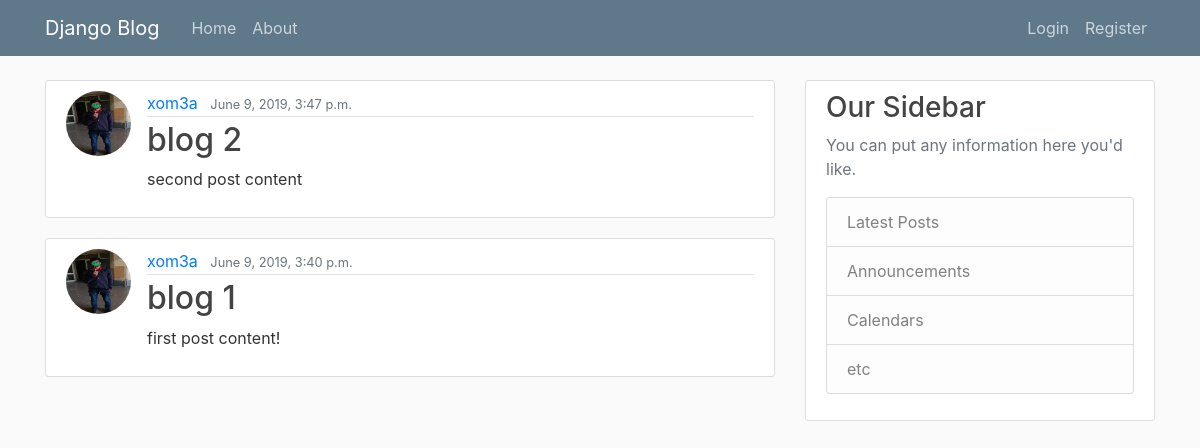
Before: / with the older database file.
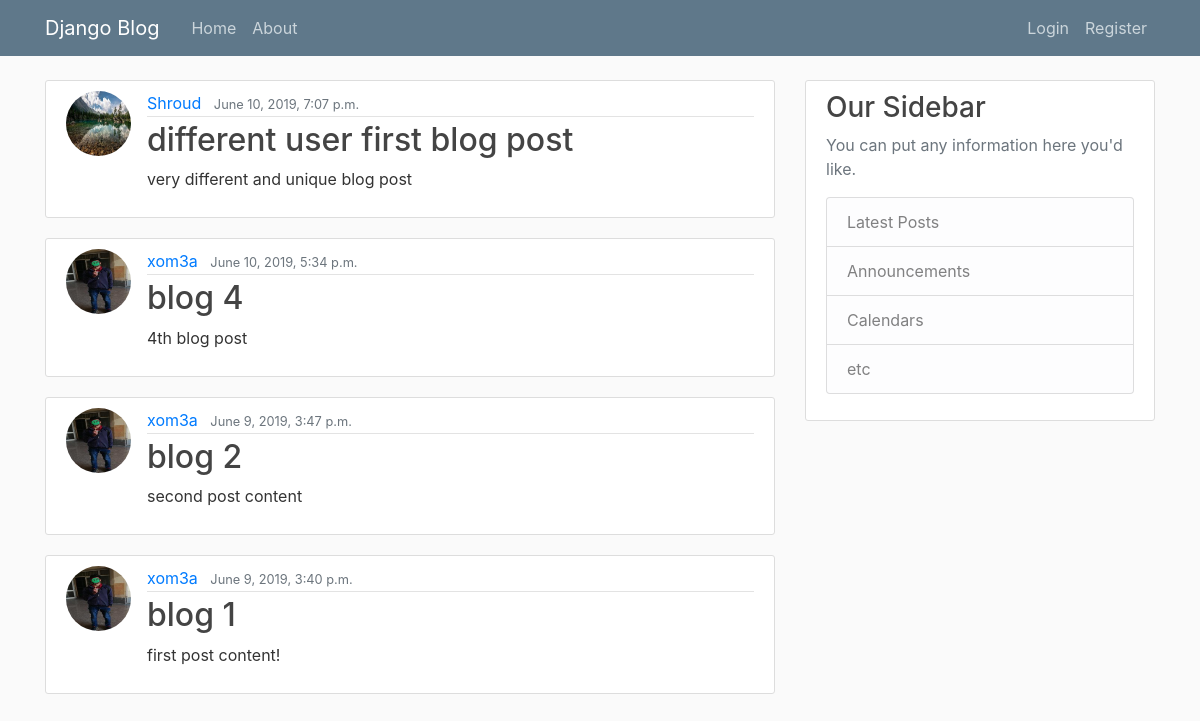
After: the same page with the newer database file.
### blog/models.py (models this page shows, shortened)
class Post(models.Model):
    title = models.CharField(max_length= 100)
    content = models.TextField()
    date_posted = models.DateTimeField(default=timezone.now)
    author = models.ForeignKey(User, on_delete=models.CASCADE)

### users/models.py (models this page shows, shortened)
class Profile(models.Model):
    user = models.OneToOneField(User, on_delete=models.CASCADE)
    image = models.ImageField(default='default.jpg', upload_to='profile_pics')

### blog/views.py (the view)
# urls.py: path('', PostListView.as_view(), name='blog-home'),
class PostListView(ListView):
    model = Post
    template_name = 'blog/home.html'
    context_object_name = 'posts'
    ordering = ['-date_posted']

### blog/templates/blog/home.html
{% extends "blog/base.html" %}
{% block content%}
    {%for post in posts%}
        <article class="media content-section">
            <img class="rounded-circle article-img" src="{{post.author.profile.image.url}}" alt="{{user.username}} profile picture">
            <div class="media-body">
            <div class="article-metadata">
                <a class="mr-2" href="#">{{ post.author }}</a>
                <small class="text-muted">{{ post.date_posted }}</small>
            </div>
            <h2><a class="article-title" href="{% url 'post-detail' post.id %}">{{ post.title }}</a></h2>
            <p class="article-content">{{ post.content }}</p>
            </div>
        </article>
    {%endfor%}
{% endblock content%}

### blog/templates/blog/base.html (shortened to what this page needs)
{% load static %}
<!DOCTYPE html>
<html lang="en">
<head>
    <link rel="stylesheet" href="https://maxcdn.bootstrapcdn.com/bootstrap/4.0.0/css/bootstrap.min.css">
    <link rel="stylesheet" type="text/css" href="{% static 'blog/main.css' %}">
</head>
<body>
    <header class="site-header">
        <nav class="navbar navbar-expand-md navbar-dark bg-steel fixed-top">
            <div class="container">
            <a class="navbar-brand mr-4" href="/">Django Blog</a>
            <div class="collapse navbar-collapse" id="navbarToggle">
                <div class="navbar-nav mr-auto">
                <a class="nav-item nav-link" href="{% url 'blog-home' %}">Home</a>
                <a class="nav-item nav-link" href="{% url 'blog-about' %}">About</a>
                </div>
                <div class="navbar-nav">
                {% if user.is_authenticated %}
                    <a class="nav-item nav-link" href="{% url 'post-create' %}">New Post</a>
                    <a class="nav-item nav-link" href="{% url 'profile' %}">profile</a>
                    <a class="nav-item nav-link" href="{% url 'logout' %}">Logout</a>
                {% else %}
                    <a class="nav-item nav-link" href="{% url 'login' %}">Login</a>
                    <a class="nav-item nav-link" href="{% url 'register' %}">Register</a>
                {% endif %}
                </div>
            </div>
            </div>
        </nav>
    </header>
    <main role="main" class="container">
        <div class="row">
            <div class="col-md-8">
                {% block content %}{% endblock %}
            </div>
            <div class="col-md-4">
            <div class="content-section">
                <h3>Our Sidebar</h3>
                <p class='text-muted'>You can put any information here you'd like.
                <ul class="list-group">
                    <li class="list-group-item list-group-item-light">Latest Posts</li>
                    <li class="list-group-item list-group-item-light">Announcements</li>
                    <li class="list-group-item list-group-item-light">Calendars</li>
                    <li class="list-group-item list-group-item-light">etc</li>
                </ul>
                </p>
            </div>
            </div>
        </div>
    </main>
</body>
</html>

### blog/static/blog/main.css (style rules this page uses)
body { background: #fafafa; color: #333333; margin-top: 5rem; }
h1, h2, h3, h4, h5, h6 { color: #444444; }
ul { margin: 0; }
.bg-steel { background-color: #5f788a; }
.site-header .navbar-nav .nav-link { color: #cbd5db; }
.content-section { background: #ffffff; padding: 10px 20px; border: 1px solid #dddddd; border-radius: 3px; margin-bottom: 20px; }
.article-title { color: #444444; }
.article-content { white-space: pre-line; }
.article-img { height: 65px; width: 65px; margin-right: 16px; }
.article-metadata { padding-bottom: 1px; margin-bottom: 4px; border-bottom: 1px solid #e3e3e3 }

Changed rows visible on the page:
added Post: author.profile.image (picture), author "Shroud", date_posted "June 10, 2019, 7:07 p.m.", title "different user first blog post", content "very different and unique blog post"
added Post: author.profile.image (picture), author "xom3a", date_posted "June 10, 2019, 5:34 p.m.", title "blog 4", content "4th blog post"
